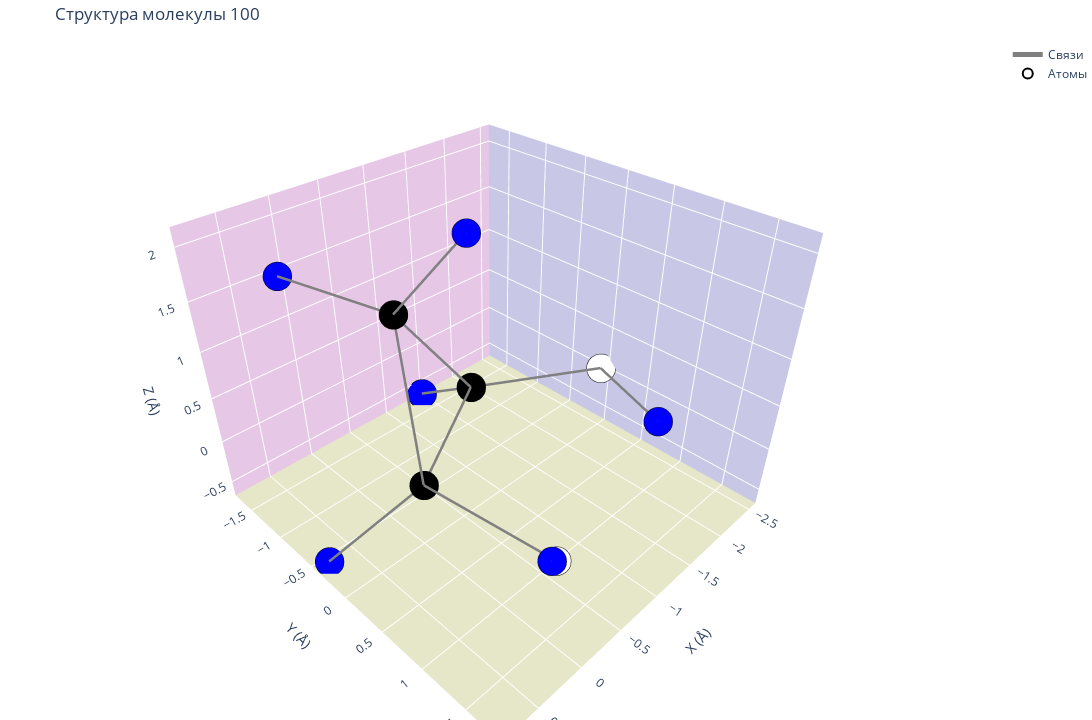

Notebook cell for this chart:
### Markdown cell above
Визуализация молекулы

### Code cell
pos = sample_molecule.pos.numpy()
z = sample_molecule.z.numpy()

elements = {1: 'H', 6: 'C', 7: 'N', 8: 'O'}
colors = {1: 'blue', 6: 'black', 7: 'lightgray', 8: 'white'}

atom_trace = go.Scatter3d(
    x=pos[:, 0], y=pos[:, 1], z=pos[:, 2],
    mode='markers',
    marker=dict(
        size=10,
        color=[colors.get(atom, 'yellow') for atom in z],
        line=dict(color='black', width=2)
    ),
    text=[f"Атом: {elements.get(atom, atom)} (idx: {i})" for i, atom in enumerate(z)],
    hoverinfo='text',
    name='Атомы'
)

edge_x, edge_y, edge_z = [], [], []

edges = sample_molecule.edge_index.numpy()

for i in range(edges.shape[1]):
    start_idx = edges[0, i]
    end_idx = edges[1, i]
    edge_x.extend([pos[start_idx, 0], pos[end_idx, 0], None])
    edge_y.extend([pos[start_idx, 1], pos[end_idx, 1], None])
    edge_z.extend([pos[start_idx, 2], pos[end_idx, 2], None])

bond_trace = go.Scatter3d(
    x=edge_x, y=edge_y, z=edge_z,
    mode='lines',
    line=dict(color='gray', width=5),
    hoverinfo='none',
    name='Связи'
)

layout = go.Layout(
    title=f'Структура молекулы {molecule_idx}',
    scene=dict(
        xaxis=dict(title='X (Å)', backgroundcolor="rgb(200, 200, 230)"),
        yaxis=dict(title='Y (Å)', backgroundcolor="rgb(230, 200, 230)"),
        zaxis=dict(title='Z (Å)', backgroundcolor="rgb(230, 230, 200)"),
        aspectmode='data'
    ),
    margin=dict(l=0, r=0, b=0, t=40),
    showlegend=True,
    height=720,
    width=1280
)

fig = go.Figure(data=[bond_trace, atom_trace], layout=layout)
fig.show()

### Figure 1 — Plotly figure (JSON) as saved in the notebook; plotly's stock layout.template omitted (floating-point values rounded to 4 significant figures)
{"data": [{"hoverinfo": "none", "line": {"color": "gray", "width": 5}, "mode": "lines", "name": "Связи", "type": "scatter3d", "x": [-0.217, -0.0426, null, -0.217, 0.3113, null, -0.0426, -0.217, null, -0.0426, -0.4454, null, -0.0426, -1.339, null, -0.0426, 0.7915, null, -0.4454, -0.0426, null, -0.4454, -1.339, null, -0.4454, 0.1076, null, -0.4454, -0.7973, null, -1.339, -0.0426, null, -1.339, -0.4454, null, -1.339, -2.519, null, -1.339, -1.422, null, -2.519, -1.339, null, -2.519, -2.252, null, 0.3113, -0.217, null, 0.7915, -0.0426, null, 0.1076, -0.4454, null, -0.7973, -0.4454, null, -1.422, -1.339, null, -2.252, -2.519, null], "y": [1.382, -0.0106, null, 1.382, 1.767, null, -0.0106, 1.382, null, -0.0106, -0.7881, null, -0.0106, -0.7701, null, -0.0106, -0.368, null, -0.7881, -0.0106, null, -0.7881, -0.7701, null, -0.7881, -1.688, null, -0.7881, -0.2116, null, -0.7701, -0.0106, null, -0.7701, -0.7881, null, -0.7701, -0.0351, null, -0.7701, -1.676, null, -0.0351, -0.7701, null, -0.0351, 0.8938, null, 1.767, 1.382, null, -0.368, -0.0106, null, -1.688, -0.7881, null, -0.2116, -0.7881, null, -1.676, -0.7701, null, 0.8938, -0.0351, null], "z": [-0.0107, 0.0036, null, -0.0107, 0.6959, null, 0.0036, -0.0107, null, 0.0036, 1.239, null, 0.0036, 0.0145, null, 0.0036, -0.597, null, 1.239, 0.0036, null, 1.239, 0.0145, null, 1.239, 1.486, null, 1.239, 2.089, null, 0.0145, 0.0036, null, 0.0145, 1.239, null, 0.0145, 0.0349, null, 0.0145, -0.5787, null, 0.0349, 0.0145, null, 0.0349, -0.0114, null, 0.6959, -0.0107, null, -0.597, 0.0036, null, 1.486, 1.239, null, 2.089, 1.239, null, -0.5787, 0.0145, null, -0.0114, 0.0349, null]}, {"hoverinfo": "text", "marker": {"color": ["white", "black", "black", "black", "white", "blue", "blue", "blue", "blue", "blue", "blue"], "line": {"color": "black", "width": 2}, "size": 10}, "mode": "markers", "name": "Атомы", "text": ["Атом: O (idx: 0)", "Атом: C (idx: 1)", "Атом: C (idx: 2)", "Атом: C (idx: 3)", "Атом: O (idx: 4)", "Атом: H (idx: 5)", "Атом: H (idx: 6)", "Атом: H (idx: 7)", "Атом: H (idx: 8)", "Атом: H (idx: 9)", "Атом: H (idx: 10)"], "type": "scatter3d", "x": [-0.217, -0.0426, -0.4454, -1.339, -2.519, 0.3113, 0.7915, 0.1076, -0.7973, -1.422, -2.252], "y": [1.382, -0.0106, -0.7881, -0.7701, -0.0351, 1.767, -0.368, -1.688, -0.2116, -1.676, 0.8938], "z": [-0.0107, 0.0036, 1.239, 0.0145, 0.0349, 0.6959, -0.597, 1.486, 2.089, -0.5787, -0.0114]}], "layout": {"height": 720, "margin": {"b": 0, "l": 0, "r": 0, "t": 40}, "scene": {"aspectmode": "data", "xaxis": {"backgroundcolor": "rgb(200, 200, 230)", "title": {"text": "X (Å)"}}, "yaxis": {"backgroundcolor": "rgb(230, 200, 230)", "title": {"text": "Y (Å)"}}, "zaxis": {"backgroundcolor": "rgb(230, 230, 200)", "title": {"text": "Z (Å)"}}}, "showlegend": true, "title": {"text": "Структура молекулы 100"}, "width": 1280}}
